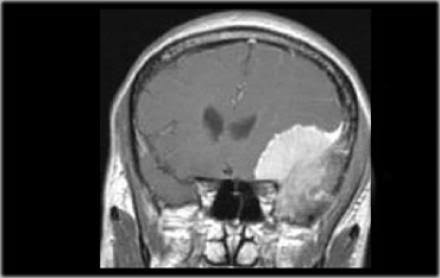
#> input picture Te-meTr_0000.jpg, 440 x 278 px
$ python MaxEntropy.py
#> lines starting #> are read from the running program, lines starting #| are printed output that depends on the picture; after the words box and inside, x2 and y2 are one past the last pixel; in counts of white or black regions, pixels touching at a corner belong together
import cv2
import numpy as np
import math
import matplotlib.pyplot as plt

''' This algorithm works best for detection of fluids in MRI of BRAIN TUMORS'''
def entropy_split(histogram):
    total_count = np.sum(histogram)
    # calculating the probability density function
    pdf = histogram / total_count
    pdf = pdf[pdf != 0] # removing zero values in order not to get errors in the log domain
    # calculating the cumulative sum
    cdf = np.cumsum(pdf)

    # compute entropy for black and white parts of the histogram
    hB = np.zeros(histogram.shape)
    hW = np.zeros(histogram.shape)

    for t in range(255):

        # probabilites of foreground and background
        p0 = cdf[:t]
        p1 = cdf[t:]
        # Black entropy
        hB[t] = -np.sum(p0 * np.log2(cdf[t]))

        # White entropy
        pTW = 1 - cdf[t]
        hW[t] = -np.sum(p1 * np.log2(pTW))


    entropy_combined = hB + hW
    t_max = np.argmax(entropy_combined)

    return t_max

def binarize_maxentropy(image):
    hist, _ = np.histogram(image, bins=256, range=(0, 256))
    threshold = entropy_split(hist)
    binary_image = (image > threshold).astype(np.uint8) * 255

    return binary_image

# TESTER CODE
file_path = r"Te-meTr_0000.jpg"
input_image = cv2.imread(file_path, cv2.IMREAD_GRAYSCALE)
#> input_image is the input picture: shape (278, 440); min 0, max 255, mean 71.8

binary_result = binarize_maxentropy(input_image)
#> in binarize_maxentropy, `hist, _ = np.histogram(image, bins=256, range=(0, 256))`: hist = 256 values, max 35338 at index 0, min 33 at index 9, mean 477.8
#> in entropy_split, `total_count = np.sum(histogram)`: total_count = 122320
#> in entropy_split, `pdf = histogram / total_count`: pdf = 256 values, max 0.289 at index 0, min 0.00027 at index 9, mean 0.00391
#> in entropy_split, `cdf = np.cumsum(pdf)`: cdf = 256 values from 0.289 to 1
#> the loop in entropy_split, `for t in range(255):` made 255 passes
#> pTW on passes 1, 10, 11: 0.711, 0.624, 0.624
#> after the loop in entropy_split, `for t in range(255):`: hB = 256 values, max 36.98 at index 110, min 0 at index 0, mean 17.97; hW = 256 values, max 288.6 at index 149, min 0 at index 255, mean 186.2
#> in entropy_split, `entropy_combined = hB + hW`: entropy_combined = 256 values, max 306.3 at index 149, min 0 at index 255, mean 204.2
#> in entropy_split, `t_max = np.argmax(entropy_combined)`: t_max = 149
#> in binarize_maxentropy, `binary_image = (image > threshold).astype(np.uint8) * 255`:
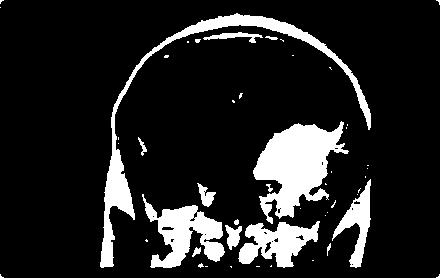
#> binary_image: shape (278, 440); 13.6% white; 49 white regions (35 under 20 px), largest, box (x1, y1, x2, y2) and area: (253, 121, 349, 224) 5089, (100, 13, 371, 268) 4408, (142, 194, 225, 268) 2741
plt.figure(figsize=(12, 6))

# Input Image
plt.subplot(1, 2, 1)
plt.imshow(input_image, cmap='gray')
plt.title("Input Image")
plt.axis('off')

# Binarized Image (Max Entropy Threshold)
plt.subplot(1, 2, 2)
plt.imshow(binary_result, cmap='gray')
plt.title("Binarized Image (Max Entropy Threshold)")
plt.axis('off')

plt.tight_layout()
plt.show()
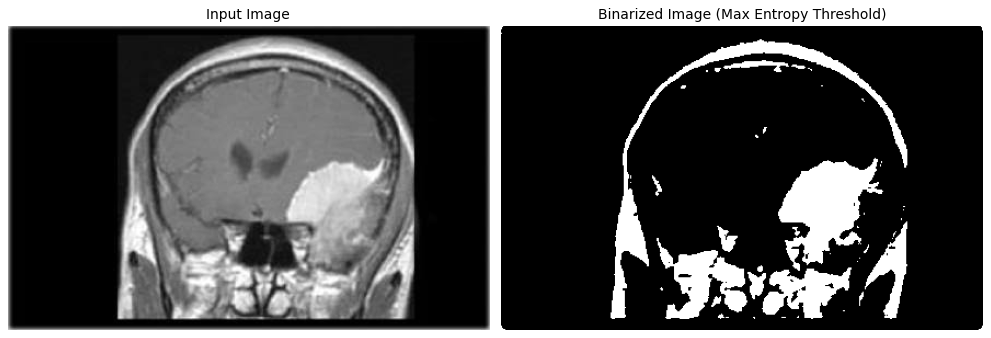
#> figure drawn by matplotlib, 2 panels
